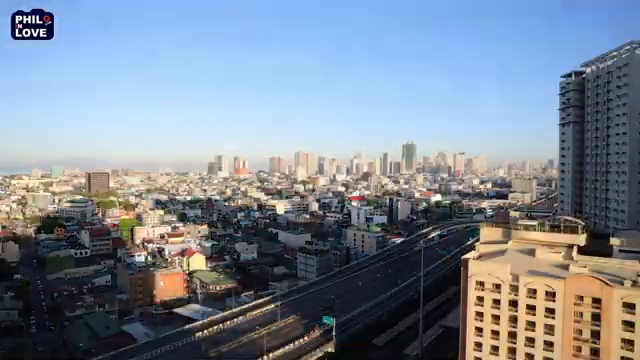
#> input picture frame 30 of Assignments/data/timelapse.mp4, 640 x 360 px
$ python 1.day_and_night_classification.py
#> lines starting #> are read from the running program, lines starting #| are printed output that depends on the picture; after the words box and inside, x2 and y2 are one past the last pixel; in counts of white or black regions, pixels touching at a corner belong together
import cv2

def calculate_brightness(frame):
    hsv = cv2.cvtColor(frame, cv2.COLOR_BGR2HSV)
    brightness = hsv[:, :, 2].mean()
    return brightness

def classify_frame(brightness, thresholds):
    if brightness > thresholds['day']:
        return 'Day'
    elif thresholds['evening'] < brightness <= thresholds['day']:
        return 'Evening'
    else:
        return 'Night'

def annotate_video(input_path, output_path, thresholds):
#> called with input_path = 'E:\\cv_genai\\Day-3\\data\\timelapse.mp4'
    cap = cv2.VideoCapture(input_path)
    if not cap.isOpened():
        print("Error: Could not open the video file.")
        return


    frame_width = int(cap.get(cv2.CAP_PROP_FRAME_WIDTH))
    frame_height = int(cap.get(cv2.CAP_PROP_FRAME_HEIGHT))
    fps = int(cap.get(cv2.CAP_PROP_FPS))


    fourcc = cv2.VideoWriter_fourcc(*'XVID')
    out = cv2.VideoWriter(output_path, fourcc, fps, (frame_width, frame_height))

    frame_index = 0
    frame_counts = {'Day': 0, 'Evening': 0, 'Night': 0}

    while cap.isOpened():
        ret, frame = cap.read()
#> frame is the input picture: shape (360, 640, 3); mean B, G, R 148, 134.8, 123.9
        if not ret:
            break


        brightness = calculate_brightness(frame)
#> in calculate_brightness, `hsv = cv2.cvtColor(frame, cv2.COLOR_BGR2HSV)`: hsv: shape (360, 640, 3); mean H, S, V 83, 81.5, 160.8
#> in calculate_brightness, `brightness = hsv[:, :, 2].mean()`: brightness = 160.8
#> brightness = 160.8
        classification = classify_frame(brightness, thresholds)
#> classification = 'Day'
        frame_counts[classification] += 1


        text = f"Frame: {frame_index}, Time: {classification}"
#> text = 'Frame: 0, Time: Day'
        cv2.putText(frame, text, (10, 30), cv2.FONT_HERSHEY_SIMPLEX, 1, (255, 255, 255), 2, cv2.LINE_AA)
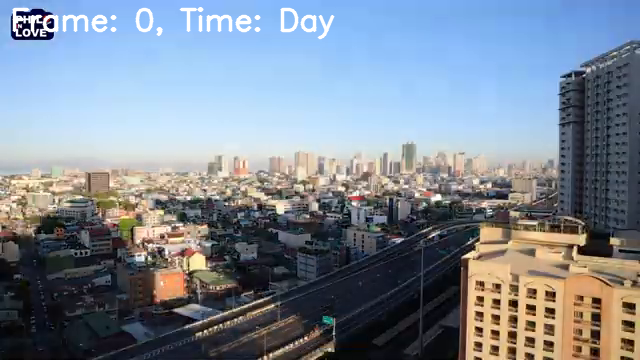
#> frame: shape (360, 640, 3); 1.36% of pixels changed, all inside (x1, y1, x2, y2) = (12, 7, 335, 40)


        out.write(frame)
        frame_index += 1

    cap.release()
    out.release()


    total_frames = sum(frame_counts.values())
    percentages = {key: (count / total_frames) * 100 for key, count in frame_counts.items()}

    print(f"Annotated video saved to {output_path}")
    print(f"Frame Classification Percentages:")
    print(f"Day: {percentages['Day']:.2f}%")
    print(f"Evening: {percentages['Evening']:.2f}%")
    print(f"Night: {percentages['Night']:.2f}%")


thresholds = {
    'day': 120,
    'evening': 70,
    'night': 0
}


input_video_path = r"E:\cv_genai\Day-3\data\timelapse.mp4"
output_video_path = r"E:\cv_genai\Day-3\data\annotated_timelapse.avi"


annotate_video(input_video_path, output_video_path, thresholds)

$ run again, starting later in the video
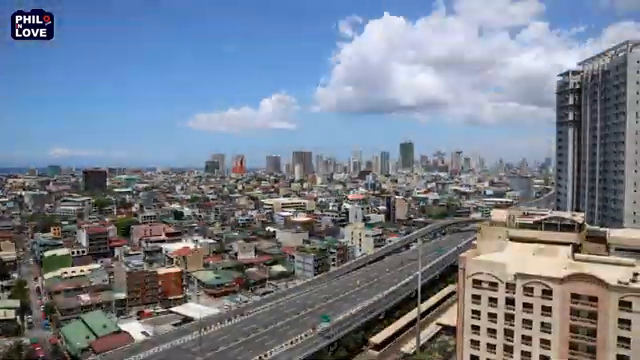
#> input picture frame 135 of Assignments/data/timelapse.mp4, 640 x 360 px
#> in annotate_video, frame is the input picture: shape (360, 640, 3); mean B, G, R 141.9, 127.4, 118.3
#> hsv: shape (360, 640, 3); mean H, S, V 74.4, 66.9, 150.7
#> in calculate_brightness, `brightness = hsv[:, :, 2].mean()`: brightness = 150.7
#> classification = 'Day'
#> text = 'Frame: 0, Time: Day'
#> in annotate_video, `cv2.putText(frame, text, (10, 30), cv2.FONT_HERSHEY_SIMPLEX, 1, (255, ..`:
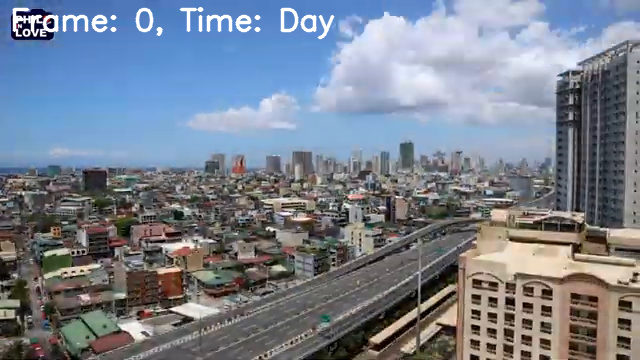
#> frame: shape (360, 640, 3); 1.37% of pixels changed, all inside (x1, y1, x2, y2) = (12, 7, 335, 40)

$ run again, starting later in the video
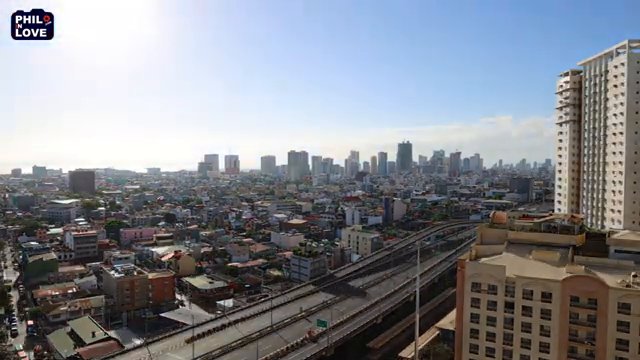
#> input picture frame 240 of Assignments/data/timelapse.mp4, 640 x 360 px
#> in annotate_video, frame is the input picture: shape (360, 640, 3); mean B, G, R 141.9, 135.1, 132
#> hsv: shape (360, 640, 3); mean H, S, V 72.3, 49.3, 149.5
#> in calculate_brightness, `brightness = hsv[:, :, 2].mean()`: brightness = 149.5
#> classification = 'Day'
#> text = 'Frame: 0, Time: Day'
#> in annotate_video, `cv2.putText(frame, text, (10, 30), cv2.FONT_HERSHEY_SIMPLEX, 1, (255, ..`:
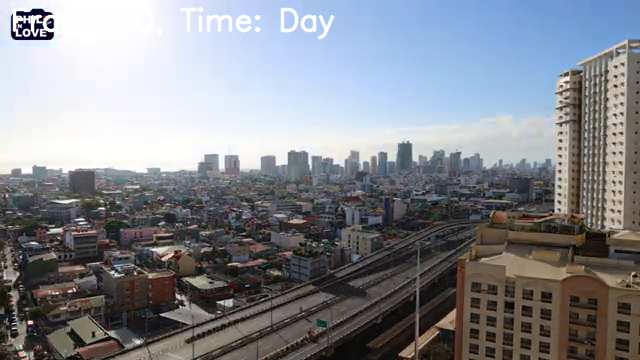
#> frame: shape (360, 640, 3); 1.18% of pixels changed, all inside (x1, y1, x2, y2) = (12, 7, 335, 40)
